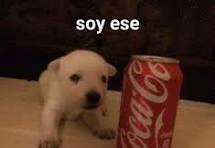
#> input picture imagenes/1.png, 215 x 148 px
$ python ej3.py
#> lines starting #> are read from the running program, lines starting #| are printed output that depends on the picture
from PIL import Image
print('ingrese la ruta de la imagen')
name = input()
#> the answer given: imagenes/1.png
print('ingrese el angulo a rotar su imagen')
alpha = int(input())
#> the answer given: 3
imagen = Image.open(name)
#> imagen is the input picture: PIL image 215x148 RGB; mean R, G, B 76.7, 47.3, 33.6
imgrotada = imagen.rotate(alpha)
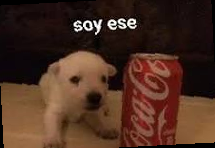
#> imgrotada: PIL image 215x148 RGB; mean R, G, B 74.7, 46, 32.7
imgrotada.show()
imgrotada.save('toytoryRot.png')

$ run again, on imagenes/3.png
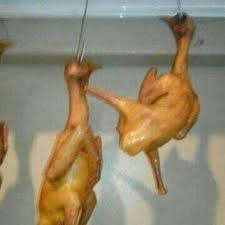
#> input picture imagenes/3.png, 225 x 225 px
#> imagen is the input picture: PIL image 225x225 RGB; mean R, G, B 146.6, 135.6, 112.1
#> `imgrotada = imagen.rotate(alpha)`:
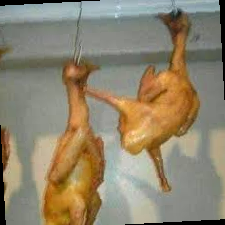
#> imgrotada: PIL image 225x225 RGB; mean R, G, B 143.1, 132.1, 109.1

$ run again, on imagenes/4.png
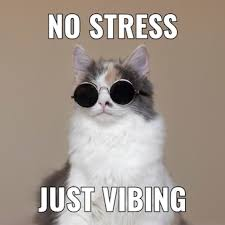
#> input picture imagenes/4.png, 225 x 225 px
#> imagen is the input picture: PIL image 225x225 RGB; mean R, G, B 164.6, 152.9, 143.4
#> `imgrotada = imagen.rotate(alpha)`:
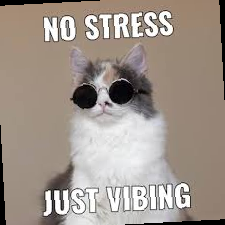
#> imgrotada: PIL image 225x225 RGB; mean R, G, B 160.8, 149.5, 140.4

$ run again, on imagenes/5.png
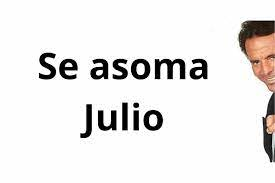
#> input picture imagenes/5.png, 275 x 183 px
#> imagen is the input picture: PIL image 275x183 RGB; mean R, G, B 234.4, 232.6, 231.6
#> `imgrotada = imagen.rotate(alpha)`:
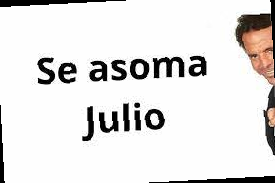
#> imgrotada: PIL image 275x183 RGB; mean R, G, B 227.8, 226, 225
